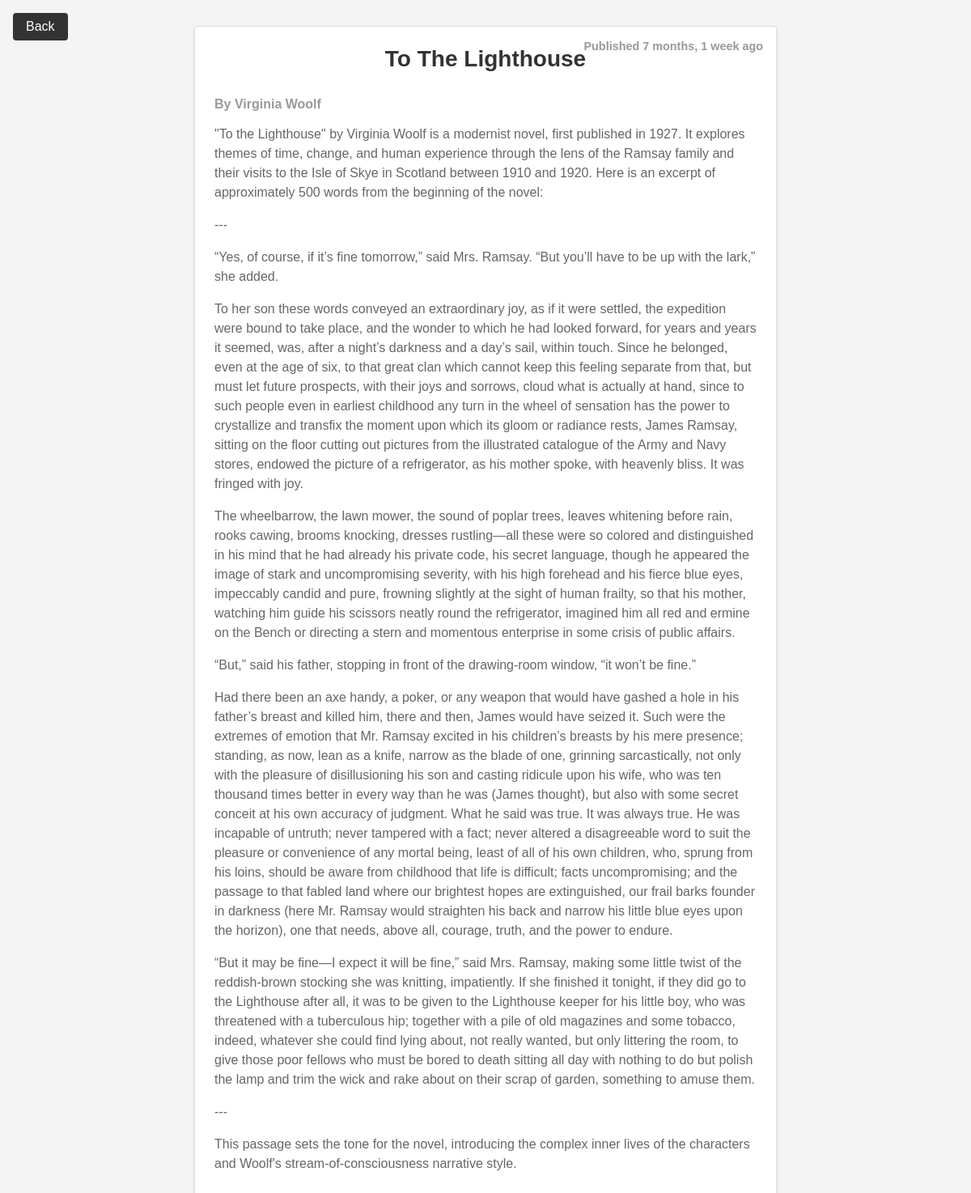
Screenshot of /view/3/ with the database file from the repository.
### blog/models.py (models this page shows, shortened)
class CreateBlog(models.Model):
  author_name=models.CharField(max_length=200,null=False)
  title=models.CharField(max_length=255,null=False)
  content=models.TextField(null=False)
  publish_date=models.DateTimeField(auto_now_add=True)

### blog/views.py (the view)
# urls.py: path('view/<int:id>/', view_blog, name="view-blog"),
def view_blog(request, id):
    content = CreateBlog.objects.filter(id=id)
    context = {"data": content}
    return render(request, "blogs/view.html", context)

### blog/templates/blogs/view.html (shortened to what this page needs)
<!DOCTYPE html>
<html lang="en">
<head>
</head>
<body>
  <a href="{% url 'list-blog' %}" class="back-link">Back</a>
  <div class="container">
    {% for i in data %}
    <div class="content">
      <div class="published-time">Published {{ i.publish_date|timesince }} ago</div>
      <div class="content-header">
        <h2>{{ i.title }}</h2>
        <div class="meta">
          <span class="author">By {{ i.author_name }}</span>
        </div>
      </div>
      <p>{{ i.content|linebreaks }}</p>
    </div>
    {% endfor %}
  </div>
</body>
</html>

### blog/templates/blogs/view.html (style rules this page uses)
body { font-family: Arial, sans-serif; background-color: #f4f4f4; margin: 0; padding: 0; }
.container { width: 60%; margin: 0 auto; padding: 2rem 0; }
.content { background-color: white; margin-bottom: 2rem; padding: 1.5rem; border: 1px solid #ddd; border-radius: 4px; box-shadow: 0 2px 4px rgba(0, 0, 0, 0.1); transition: transform 0.3s, box-shadow 0.3s; position: relative; }
.content-header { display: flex; justify-content: center; align-items: center; flex-direction: column; text-align: center; margin-bottom: 1rem; }
.content-header .meta { display: flex; justify-content: space-between; width: 100%; margin-top: 0.5rem; }
.content h2 { margin-top: 0; font-size: 1.75rem; color: #333; text-align: center; }
.content p { font-size: 1rem; line-height: 1.5; color: #666; }
.published-time { font-size: 0.9rem; color: #999; position: absolute; top: 1rem; right: 1rem; font-weight: bold; }
.author { font-size: 1rem; font-weight: bold; color: #999; text-align: right; }
.back-link { position: fixed; top: 1rem; left: 1rem; text-decoration: none; background-color: #333; color: white; padding: 0.5rem 1rem; border-radius: 4px; transition: background-color 0.3s ease; }

### rows the page displays
CreateBlog: publish_date "7 months, 1 week", title "To The Lighthouse", author_name "Virginia Woolf", content "\"To the Lighthouse\" by Virginia Woolf is a modernist novel, first published in 1927. It explores themes of time, change, and human experience through the lens of the Ramsay family and their visits to the Isle of Skye in Scotland between 1910 and 1920. Here is an excerpt of approximately 500 words from the beginning of the novel: --- “Yes, of course, if it’s fine tomorrow,” said Mrs. Ramsay. “But you’ll have to be up with the lark,” she added. To her son these words conveyed an extraordinary joy, as if it were settled, the expedition were bound to take place, and the wonder to which he had looked forward, for years and years it seemed, was, after a night’s darkness and a day’s sail, within…"
